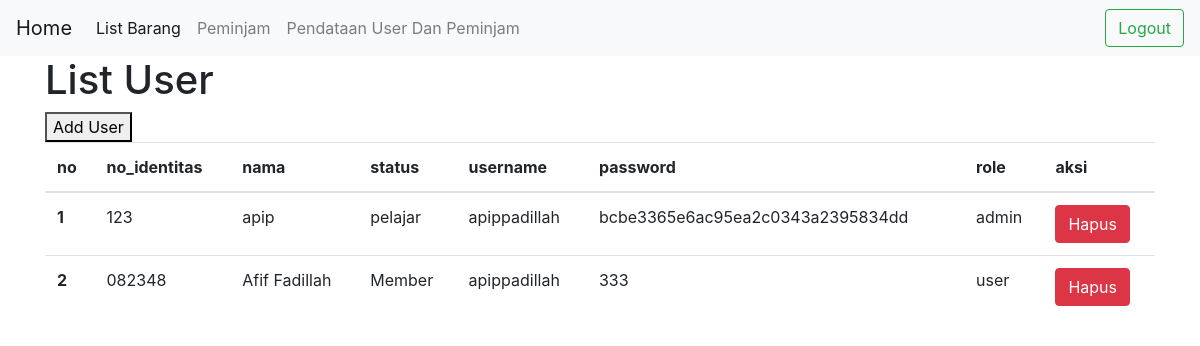
Screenshot of /user.php with the database file from the repository.
### tables this page shows
CREATE TABLE `user` (
  `id` int(20) NOT NULL,
  `no_identitas` varchar(255) DEFAULT NULL,
  `nama` varchar(255) DEFAULT NULL,
  `status` varchar(255) DEFAULT NULL,
  `username` varchar(255) DEFAULT NULL,
  `password` varchar(255) DEFAULT NULL,
  `role` varchar(255) DEFAULT NULL
);

### database.php (called while the page is built, shortened)
<?php
    $koneksi=mysqli_connect(DB_HOST, DB_USER, DB_PASS, DB_NAME) or die("Gagal terhubung dengan Database: " . mysqli_error($dbconnect));
    function user()
    {
        global $koneksi;
        $hasil=mysqli_query($koneksi,"SELECT user.id, user.no_identitas,user.nama, user.status, user.username, user.password, user.role from user;");
        $rows=[];
        while($row = mysqli_fetch_assoc($hasil))
        {
            $rows[] = $row;
        }
        return $rows;
    }
?>

### user.php (the view, shortened to what this page needs)
<?php
    require_once('database.php');
    $data = user();
    $nomor = 0;
?>
<!doctype html>
<html lang="en">
  <head>
    <link rel="stylesheet" href="https://cdn.jsdelivr.net/npm/bootstrap@4.6.2/dist/css/bootstrap.min.css">
  </head>
  <body>
  <nav class="navbar navbar-expand-lg navbar-light bg-light">
  <a class="navbar-brand" href="home.php">Home</a>
  <div class="collapse navbar-collapse" id="navbarSupportedContent">
    <ul class="navbar-nav mr-auto">
      <li class="nav-item active">
        <a class="nav-link" href="list_barang.php">List Barang<span class="sr-only">(current)</span></a>
      </li>
      <li class="nav-item">
        <a class="nav-link" href="peminjaman.php">Peminjam</a>
      </li>
      <li class="nav-item">
        <a class="nav-link" href="user.php">Pendataan User Dan Peminjam</a>
      </li>
    </ul>
    <form class="form-inline my-2 my-lg-0">
      <a class="btn btn-outline-success my-2 my-sm-0" type="submit" href="logout.php">Logout</a>
    </form>
  </div>
</nav>
  <body>
    <div class ="container">
    <h1>List User</h1>
    <a href="insert3.php">
      <button>Add User</button>
    </a>
    <table class="table">
  <thead>
    <tr>
    <th scope="col">no  </th>
    <th scope="col">no_identitas</th>
      <th scope="col">nama</th>
      <th scope="col">status</th>
      <th scope="col">username</th>
      <th scope="col">password</th>
      <th scope="col">role</th>
      <th scope="col">aksi</th>
    </tr>
  </thead>
  <tbody>
    <?php foreach($data as $user) :    ?>
    <?php $nomor++; ?>
    <tr>
      <th scope="row"><?php echo "$nomor"; ?></th>
      <td><?php echo "$user[no_identitas]";?></td>
      <td><?php echo "$user[nama]";?></td>
      <td><?php echo "$user[status]";?></td>
      <td><?php echo "$user[username]";?></td>
      <td><?php echo "$user[password]";?></td>
      <td><?php echo "$user[role]";?></td>
      <td><?php echo "<a href='javascript:hapusData(".$user['id'].")'><button class='btn btn-danger'>Hapus</button></a>"; ?></td>
    </tr>
    <?php endforeach; ?>
  </tbody>
</table>
    </div>
  </body>
</html>

### rows the page displays
user: no_identitas "123", nama "apip", status "pelajar", username "apippadillah", password "bcbe3365e6ac95ea2c0343a2395834dd", role "admin"
user: no_identitas "082348", nama "Afif Fadillah", status "Member", username "apippadillah", password "333", role "user"
